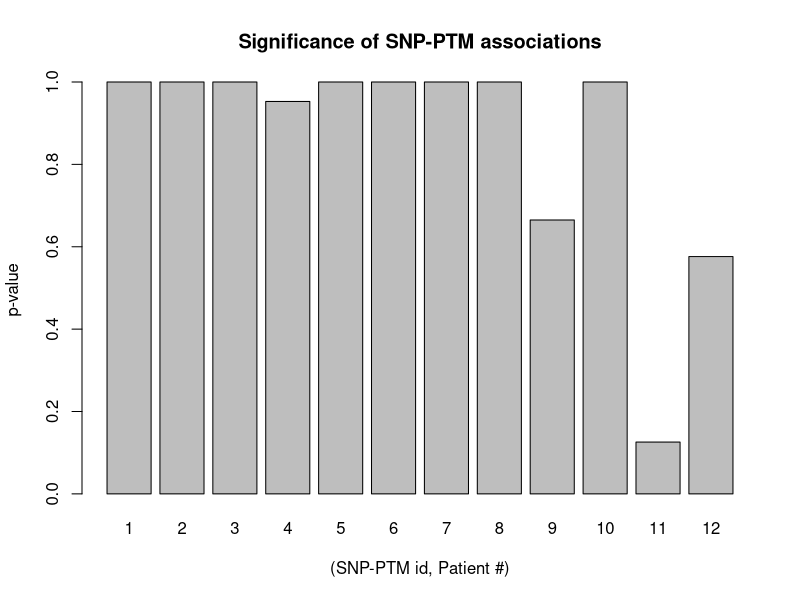

This chart was generated by the following R code:
options(max.print=1000000)
library(purrr)
library(MASS)
set.seed(24601)


p <- 0.5 # prob of SNP
q <- 0.3 # prob of getting PTM w/o SNP
z <- 0.2 # effect of SNP on PTM
z <- min(z, 1-q)
z <- max(z, -q) # ensure 0<q+z<1
lambda_ <- 5
patient_count <- 4
id_count <- 3


n <- matrix(0, nrow = id_count, ncol = patient_count)
x <- matrix(0, nrow = id_count, ncol = patient_count)
y1 <- matrix(0, nrow = id_count, ncol = patient_count)
y2 <- matrix(0, nrow = id_count, ncol = patient_count)
y <- matrix(0, nrow = id_count, ncol = patient_count)

for (id_it in 1:id_count) {
  n[id_it,] <- rpois(patient_count, lambda = lambda_) # getting count of peptide
  x[id_it,] <- rbinom(patient_count, n[id_it,], p) # getting SNP count
  y1[id_it,] <- rbinom(patient_count, x[id_it,], q+z) # PTM w/ SNP
  y2[id_it,] <- rbinom(patient_count, n[id_it,]-x[id_it,], q) # PTM w/o SNP
}
y <- y1 + y2

n
x
y1
y2
y


dat <- matrix(0, nrow = sum(n), ncol = 6)
colnames(dat) <- c("Patient", "SNP-PTM id", "Peptide", "SNP Exist?", "PTM Exist?", "Effect Size")

pos <- 1 #starting position iterator for each patient
id_pos <- 1 #starting SNP-PTM id position

for (tr in 1:id_count) {
  print(sum(n[tr,]))
}
#db <- function() {
for (id_iter in 1:id_count) {
  dat[id_pos:(id_pos + sum(n[id_iter,]) - 1), 2] <- id_iter
  dat[id_pos:(id_pos + sum(n[id_iter,]) - 1), 6] <- sample(c(-0.3, 0, 0.3), size=1, prob=c(0.1, 0.8, 0.1))
  id_pos <- id_pos + sum(n[id_iter,])
  for (i in 1:patient_count) {
    dat[(pos + sum(n[0:(id_iter-1),])):((n[id_iter, i] + pos - 1) + sum(n[0:(id_iter-1),])), 1] <- i #patient number
    if (x[id_iter, i] > 0) {
      dat[(pos + sum(n[0:(id_iter-1),])):((x[id_iter, i] + pos - 1) + sum(n[0:(id_iter-1),])), 4] <- 1 #SNP exist
    }
    if (y1[id_iter, i] > 0) {
      dat[(pos + sum(n[0:(id_iter-1),])):((y1[id_iter, i] + pos - 1) + sum(n[0:(id_iter-1),])), 5] <- 1 #PTM exist? (PTM w/ SNP)
    }
    if (y2[id_iter, i] > 0) {
      dat[((pos + x[id_iter, i]) + sum(n[0:(id_iter-1),])):((y2[id_iter, i] + x[id_iter, i] + pos - 1) + sum(n[0:(id_iter-1),])), 5] <- 1 #PTM exist? (PTM w/o SNP)
    }
    pos2 <- pos #starting position iterator for each patient's peptide number
    for (j in 1:n[id_iter, i]) {
      dat[pos2 + sum(n[0:(id_iter-1),]), 3] <- j #peptide number
      pos2 <- pos2 + 1
    }
    pos <- n[id_iter, i] + pos #next starting position
  }
  pos <- 1
  id_iter <- id_iter + 1
}
dat #ascending order by SNP-PTM id
#dat[order(dat[,1],decreasing=FALSE),] #ascending order by patient number
#}
#debug(db)
#db()

#group by patient and SNP-PTM pairs, sum up peptide, sum up PTM exist, determine if 
# SNP exist is 0(all are 0) or 1(half 0 half 1) or 2(all 1). 

pdat <- matrix(0, nrow = patient_count*id_count*2, ncol = 4)
colnames(pdat) <- c("w/ SNP", "w/o SNP", "SNP_PTM id", "Patient #")
rownames(pdat) <- rep(c("w/ PTM", "w/o PTM"), patient_count * id_count)

row_iter <- 1
for (ic in 1:id_count) {
  for (pc in 1:patient_count) {
    pdat[row_iter, 1] <- y1[ic, pc]
    pdat[row_iter + 1, 1] <- x[ic, pc] - y1[ic, pc]
    pdat[row_iter, 2] <- y2[ic, pc]
    pdat[row_iter + 1, 2] <- n[ic, pc] - x[ic, pc] - y2[ic, pc]
    pdat[row_iter:(row_iter + 1), 3] <- ic
    pdat[row_iter:(row_iter + 1), 4] <- pc
    row_iter <- row_iter + 2
  }
}
pdat


# snpchidat <- matrix(0, nrow = id_count*2, ncol = 3)
# colnames(snpchidat) <- c("w/ SNP", "w/o SNP", "SNP_PTM id")
# rownames(snpchidat) <- rep(c("w/ PTM", "w/o PTM"), id_count)
# 
# row_iter <- 1
# for (ic in 1:id_count) {
#   snpchidat[row_iter, 1] <- sum(y1[ic,])
#   snpchidat[row_iter + 1, 1] <- sum(x[ic,]) - sum(y1[ic,])
#   snpchidat[row_iter, 2] <- sum(y2[ic,])
#   snpchidat[row_iter + 1, 2] <- sum(n[ic,]) - sum(x[ic,]) - sum(y2[ic,])
#   snpchidat[row_iter:(row_iter + 1), 3] <- ic
#   row_iter <- row_iter + 2
# }
# snpchidat
# 
# 
# patchidat <- matrix(0, nrow = patient_count*2, ncol = 3)
# colnames(patchidat) <- c("w/ SNP", "w/o SNP", "Patient #")
# rownames(patchidat) <- rep(c("w/ PTM", "w/o PTM"), patient_count)
# 
# row_iter <- 1
# for (pc in 1:patient_count) {
#   patchidat[row_iter, 1] <- sum(y1[, pc])
#   patchidat[row_iter + 1, 1] <- sum(x[, pc]) - sum(y1[, pc])
#   patchidat[row_iter, 2] <- sum(y2[, pc])
#   patchidat[row_iter + 1, 2] <- sum(n[, pc]) - sum(x[, pc]) - sum(y2[, pc])
#   patchidat[row_iter:(row_iter + 1), 3] <- pc
#   row_iter <- row_iter + 2
# }
# patchidat


chipvals <- matrix(0, nrow = patient_count * id_count, ncol = 3)
colnames(chipvals) <- c("p-value", "SNP_PTM id", "Patient #")

row_it <- 1
for (rownum in seq(1, 2 * patient_count * id_count, 2)) {
  if (any(pdat[rownum:(rownum + 1), 1:2]) == 0) {
    chipvals[row_it, 1] <- 1 #best way to handle?
  }
  else {
    chipvals[row_it, 1] <- chisq.test(pdat[rownum:(rownum + 1), 1:2])$p.value
  }
  chipvals[row_it, 2] <- (row_it - 1) %/% patient_count + 1
  chipvals[row_it, 3] <- rep(seq(1, patient_count), id_count)[row_it]
  row_it <- row_it + 1
}

chipvals[is.nan(chipvals)] <- 1
chipvals
barplot(chipvals[, 1], xlab = "(SNP-PTM id, Patient #)", ylab = "p-value", main = "Significance of SNP-PTM associations", names.arg = seq(1:12))


# x_new <- dat[, 4]
# y_new <- dat[, 5]
# b <- dat[, 6]
# 
# neg_binom <- glm.nb(y_new ~ x_new * b, data = as.data.frame(dat)) #we don't know b
# summary(neg_binom)
